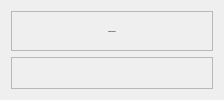
            <widget class="QWidget" name="stack_3">
             <layout class="QVBoxLayout" name="verticalLayout_14">
              <item>
               <widget class="QFrame" name="frame_15">
                <property name="minimumSize">
                 <size>
                  <width>0</width>
                  <height>40</height>
                 </size>
                </property>
                <property name="frameShape">
                 <enum>QFrame::StyledPanel</enum>
                </property>
                <property name="frameShadow">
                 <enum>QFrame::Raised</enum>
                </property>
                <layout class="QVBoxLayout" name="verticalLayout_13">
                 <property name="spacing">
                  <number>0</number>
                 </property>
                 <property name="leftMargin">
                  <number>0</number>
                 </property>
                 <property name="topMargin">
                  <number>0</number>
                 </property>
                 <property name="rightMargin">
                  <number>0</number>
                 </property>
                 <property name="bottomMargin">
                  <number>0</number>
                 </property>
                 <item alignment="Qt::AlignHCenter|Qt::AlignVCenter">
                  <widget class="QLabel" name="label_12">
                   <property name="sizePolicy">
                    <sizepolicy hsizetype="Expanding" vsizetype="Expanding">
                     <horstretch>0</horstretch>
                     <verstretch>0</verstretch>
                    </sizepolicy>
                   </property>
                   <property name="minimumSize">
                    <size>
                     <width>200</width>
                     <height>20</height>
                    </size>
                   </property>
                   <property name="maximumSize">
                    <size>
                     <width>200</width>
                     <height>20</height>
                    </size>
                   </property>
                   <property name="font">
                    <font>
                     <family>NovaFlat</family>
                     <pointsize>-1</pointsize>
                     <weight>75</weight>
                     <italic>false</italic>
                     <bold>true</bold>
                    </font>
                   </property>
                   <property name="text">
                    <string>Nested Donuts</string>
                   </property>
                   <property name="textFormat">
                    <enum>Qt::AutoText</enum>
                   </property>
                   <property name="alignment">
                    <set>Qt::AlignCenter</set>
                   </property>
                  </widget>
                 </item>
                </layout>
               </widget>
              </item>
              <item>
               <widget class="QFrame" name="frame_14">
                <property name="sizePolicy">
                 <sizepolicy hsizetype="Preferred" vsizetype="Expanding">
                  <horstretch>0</horstretch>
                  <verstretch>0</verstretch>
                 </sizepolicy>
                </property>
                <property name="frameShape">
                 <enum>QFrame::StyledPanel</enum>
                </property>
                <property name="frameShadow">
                 <enum>QFrame::Raised</enum>
                </property>
                <layout class="QGridLayout" name="gridLayout_4">
                 <property name="leftMargin">
                  <number>1</number>
                 </property>
                 <property name="topMargin">
                  <number>1</number>
                 </property>
                 <property name="rightMargin">
                  <number>1</number>
                 </property>
                 <property name="bottomMargin">
                  <number>1</number>
                 </property>
                 <property name="spacing">
                  <number>1</number>
                 </property>
                </layout>
               </widget>
              </item>
             </layout>
            </widget>
